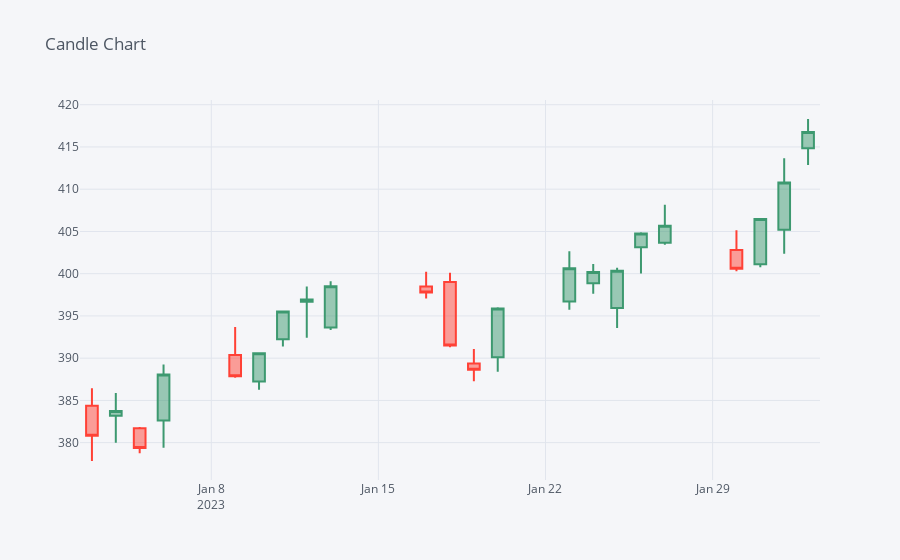

Source (notebook cell):
### Code cell
df3[-30:].iplot(kind='candle', title='Candle Chart')

### Figure 1 — Plotly figure (JSON) as saved in the notebook; plotly's stock layout.template omitted (floating-point values rounded to 4 significant figures)
{"data": [{"close": [380.8, 383.8, 379.4, 388.1, 387.9, 390.6, 395.5, 397.0, 398.5, 397.8, 391.5, 388.6, 395.9, 400.6, 400.2, 400.4, 404.8, 405.7, 400.6, 406.5, 410.8, 416.8], "high": [386.4, 385.9, 381.8, 389.2, 393.7, 390.6, 395.6, 398.5, 399.1, 400.2, 400.1, 391.1, 396.0, 402.6, 401.1, 400.7, 404.9, 408.2, 405.1, 406.5, 413.7, 418.3], "low": [377.8, 380, 378.8, 379.4, 387.7, 386.3, 391.4, 392.4, 393.3, 397.1, 391.3, 387.3, 388.4, 395.7, 397.6, 393.6, 400.0, 403.4, 400.3, 400.8, 402.4, 412.9], "open": [384.4, 383.2, 381.7, 382.6, 390.4, 387.2, 392.2, 396.7, 393.6, 398.5, 399.0, 389.4, 390.1, 396.7, 398.9, 396.0, 403.1, 403.7, 402.8, 401.1, 405.2, 414.9], "showlegend": false, "type": "candlestick", "x": ["2023-01-03", "2023-01-04", "2023-01-05", "2023-01-06", "2023-01-09", "2023-01-10", "2023-01-11", "2023-01-12", "2023-01-13", "2023-01-17", "2023-01-18", "2023-01-19", "2023-01-20", "2023-01-23", "2023-01-24", "2023-01-25", "2023-01-26", "2023-01-27", "2023-01-30", "2023-01-31", "2023-02-01", "2023-02-02"], "yaxis": "y2"}], "layout": {"legend": {"bgcolor": "#F5F6F9", "font": {"color": "#4D5663"}}, "paper_bgcolor": "#F5F6F9", "plot_bgcolor": "#F5F6F9", "title": {"font": {"color": "#4D5663"}, "text": "Candle Chart"}, "xaxis": {"gridcolor": "#E1E5ED", "rangeslider": {"visible": false}, "showgrid": true, "tickfont": {"color": "#4D5663"}, "title": {"font": {"color": "#4D5663"}, "text": ""}, "zerolinecolor": "#E1E5ED"}, "yaxis": {"gridcolor": "#E1E5ED", "showgrid": true, "showticklabels": false, "tickfont": {"color": "#4D5663"}, "title": {"font": {"color": "#4D5663"}, "text": ""}, "zerolinecolor": "#E1E5ED"}, "yaxis2": {"gridcolor": "#E1E5ED", "showgrid": true, "tickfont": {"color": "#4D5663"}, "title": {"font": {"color": "#4D5663"}, "text": ""}, "zerolinecolor": "#E1E5ED"}}}
